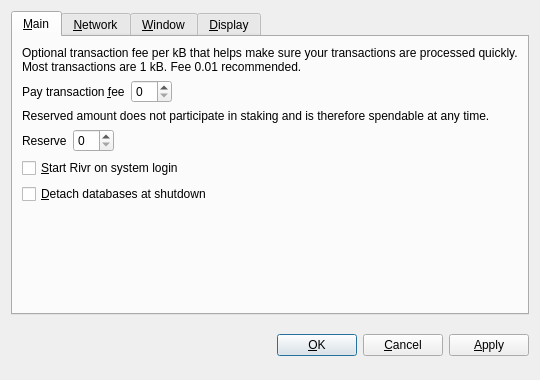
<?xml version="1.0" encoding="UTF-8"?>
<ui version="4.0">
 <class>OptionsDialog</class>
 <widget class="QDialog" name="OptionsDialog">
  <property name="geometry">
   <rect>
    <x>0</x>
    <y>0</y>
    <width>540</width>
    <height>380</height>
   </rect>
  </property>
  <property name="windowTitle">
   <string>Options</string>
  </property>
  <property name="modal">
   <bool>true</bool>
  </property>
  <layout class="QVBoxLayout" name="verticalLayout">
   <item>
    <widget class="QTabWidget" name="tabWidget">
     <property name="tabPosition">
      <enum>QTabWidget::North</enum>
     </property>
     <property name="currentIndex">
      <number>0</number>
     </property>
     <widget class="QWidget" name="tabMain">
      <attribute name="title">
       <string>&amp;Main</string>
      </attribute>
      <layout class="QVBoxLayout" name="verticalLayout_Main">
       <item>
        <widget class="QLabel" name="transactionFeeInfoLabel">
         <property name="text">
          <string>Optional transaction fee per kB that helps make sure your transactions are processed quickly. Most transactions are 1 kB. Fee 0.01 recommended.</string>
         </property>
         <property name="textFormat">
          <enum>Qt::PlainText</enum>
         </property>
         <property name="wordWrap">
          <bool>true</bool>
         </property>
        </widget>
       </item>
       <item>
        <layout class="QHBoxLayout" name="horizontalLayoutFee">
         <item>
          <widget class="QLabel" name="transactionFeeLabel">
           <property name="text">
            <string>Pay transaction &amp;fee</string>
           </property>
           <property name="textFormat">
            <enum>Qt::PlainText</enum>
           </property>
           <property name="buddy">
            <cstring>transactionFee</cstring>
           </property>
          </widget>
         </item>
         <item>
          <widget class="BitcoinAmountField" name="transactionFee"/>
         </item>
         <item>
          <spacer name="horizontalSpacerFee">
           <property name="orientation">
            <enum>Qt::Horizontal</enum>
           </property>
           <property name="sizeHint" stdset="0">
            <size>
             <width>40</width>
             <height>20</height>
            </size>
           </property>
          </spacer>
         </item>
        </layout>
       </item>
       <item>
        <widget class="QLabel" name="reserveBalanceInfoLabel">
         <property name="text">
          <string>Reserved amount does not participate in staking and is therefore spendable at any time.</string>
         </property>
         <property name="textFormat">
          <enum>Qt::PlainText</enum>
         </property>
         <property name="wordWrap">
          <bool>true</bool>
         </property>
        </widget>
       </item>
       <item>
        <layout class="QHBoxLayout" name="horizontalLayoutReserveBalance">
         <item>
          <widget class="QLabel" name="reserveBalanceLabel">
           <property name="text">
            <string>Reserve</string>
           </property>
           <property name="textFormat">
            <enum>Qt::PlainText</enum>
           </property>
           <property name="buddy">
            <cstring>reserveBalance</cstring>
           </property>
          </widget>
         </item>
         <item>
          <widget class="BitcoinAmountField" name="reserveBalance"/>
         </item>
         <item>
          <spacer name="horizontalSpacerReserveBalance">
           <property name="orientation">
            <enum>Qt::Horizontal</enum>
           </property>
           <property name="sizeHint" stdset="0">
            <size>
             <width>40</width>
             <height>20</height>
            </size>
           </property>
          </spacer>
         </item>
        </layout>
       </item>
       <item>
        <widget class="QCheckBox" name="bitcoinAtStartup">
         <property name="toolTip">
          <string>Automatically start Rivr after logging in to the system.</string>
         </property>
         <property name="text">
          <string>&amp;Start Rivr on system login</string>
         </property>
        </widget>
       </item>
       <item>
        <widget class="QCheckBox" name="detachDatabases">
         <property name="toolTip">
          <string>Detach block and address databases at shutdown. This means they can be moved to another data directory, but it slows down shutdown. The wallet is always detached.</string>
         </property>
         <property name="text">
          <string>&amp;Detach databases at shutdown</string>
         </property>
        </widget>
       </item>
       <item>
        <spacer name="verticalSpacer_Main">
         <property name="orientation">
          <enum>Qt::Vertical</enum>
         </property>
         <property name="sizeHint" stdset="0">
          <size>
           <width>20</width>
           <height>40</height>
          </size>
         </property>
        </spacer>
       </item>
      </layout>
     </widget>
     <widget class="QWidget" name="tabNetwork">
      <attribute name="title">
       <string>&amp;Network</string>
      </attribute>
      <layout class="QVBoxLayout" name="verticalLayout_Network">
       <item>
        <widget class="QCheckBox" name="mapPortUpnp">
         <property name="toolTip">
          <string>Automatically open the Rivr client port on the router. This only works when your router supports UPnP and it is enabled.</string>
         </property>
         <property name="text">
          <string>Map port using &amp;UPnP</string>
         </property>
        </widget>
       </item>
       <item>
        <widget class="QCheckBox" name="connectSocks">
         <property name="toolTip">
          <string>Connect to the Rivr network through a SOCKS proxy (e.g. when connecting through Tor).</string>
         </property>
         <property name="text">
          <string>&amp;Connect through SOCKS proxy:</string>
         </property>
        </widget>
       </item>
       <item>
        <layout class="QHBoxLayout" name="horizontalLayout_Network">
         <item>
          <widget class="QLabel" name="proxyIpLabel">
           <property name="text">
            <string>Proxy &amp;IP:</string>
           </property>
           <property name="textFormat">
            <enum>Qt::PlainText</enum>
           </property>
           <property name="buddy">
            <cstring>proxyIp</cstring>
           </property>
          </widget>
         </item>
         <item>
          <widget class="QValidatedLineEdit" name="proxyIp">
           <property name="maximumSize">
            <size>
             <width>140</width>
             <height>16777215</height>
            </size>
           </property>
           <property name="toolTip">
            <string>IP address of the proxy (e.g. 127.0.0.1)</string>
           </property>
          </widget>
         </item>
         <item>
          <widget class="QLabel" name="proxyPortLabel">
           <property name="text">
            <string>&amp;Port:</string>
           </property>
           <property name="textFormat">
            <enum>Qt::PlainText</enum>
           </property>
           <property name="buddy">
            <cstring>proxyPort</cstring>
           </property>
          </widget>
         </item>
         <item>
          <widget class="QLineEdit" name="proxyPort">
           <property name="maximumSize">
            <size>
             <width>55</width>
             <height>16777215</height>
            </size>
           </property>
           <property name="toolTip">
            <string>Port of the proxy (e.g. 9050)</string>
           </property>
          </widget>
         </item>
         <item>
          <widget class="QLabel" name="socksVersionLabel">
           <property name="text">
            <string>SOCKS &amp;Version:</string>
           </property>
           <property name="textFormat">
            <enum>Qt::PlainText</enum>
           </property>
           <property name="buddy">
            <cstring>socksVersion</cstring>
           </property>
          </widget>
         </item>
         <item>
          <widget class="QValueComboBox" name="socksVersion">
           <property name="toolTip">
            <string>SOCKS version of the proxy (e.g. 5)</string>
           </property>
          </widget>
         </item>
         <item>
          <spacer name="horizontalSpacer_Network">
           <property name="orientation">
            <enum>Qt::Horizontal</enum>
           </property>
           <property name="sizeHint" stdset="0">
            <size>
             <width>40</width>
             <height>20</height>
            </size>
           </property>
          </spacer>
         </item>
        </layout>
       </item>
       <item>
        <spacer name="verticalSpacer_Network">
         <property name="orientation">
          <enum>Qt::Vertical</enum>
         </property>
         <property name="sizeHint" stdset="0">
          <size>
           <width>20</width>
           <height>40</height>
          </size>
         </property>
        </spacer>
       </item>
      </layout>
     </widget>
     <widget class="QWidget" name="tabWindow">
      <attribute name="title">
       <string>&amp;Window</string>
      </attribute>
      <layout class="QVBoxLayout" name="verticalLayout_Window">
       <item>
        <widget class="QCheckBox" name="minimizeToTray">
         <property name="toolTip">
          <string>Show only a tray icon after minimizing the window.</string>
         </property>
         <property name="text">
          <string>&amp;Minimize to the tray instead of the taskbar</string>
         </property>
        </widget>
       </item>
       <item>
        <widget class="QCheckBox" name="minimizeOnClose">
         <property name="toolTip">
          <string>Minimize instead of exit the application when the window is closed. When this option is enabled, the application will be closed only after selecting Quit in the menu.</string>
         </property>
         <property name="text">
          <string>M&amp;inimize on close</string>
         </property>
        </widget>
       </item>
       <item>
        <spacer name="verticalSpacer_Window">
         <property name="orientation">
          <enum>Qt::Vertical</enum>
         </property>
         <property name="sizeHint" stdset="0">
          <size>
           <width>20</width>
           <height>40</height>
          </size>
         </property>
        </spacer>
       </item>
      </layout>
     </widget>
     <widget class="QWidget" name="tabDisplay">
      <attribute name="title">
       <string>&amp;Display</string>
      </attribute>
      <layout class="QVBoxLayout" name="verticalLayout_Display">
       <item>
        <layout class="QHBoxLayout" name="horizontalLayout_1_Display">
         <item>
          <widget class="QLabel" name="langLabel">
           <property name="text">
            <string>User Interface &amp;language:</string>
           </property>
           <property name="textFormat">
            <enum>Qt::PlainText</enum>
           </property>
           <property name="buddy">
            <cstring>lang</cstring>
           </property>
          </widget>
         </item>
         <item>
          <widget class="QValueComboBox" name="lang">
           <property name="toolTip">
            <string>The user interface language can be set here. This setting will take effect after restarting Rivr.</string>
           </property>
          </widget>
         </item>
        </layout>
       </item>
       <item>
        <layout class="QHBoxLayout" name="horizontalLayout_2_Display">
         <item>
          <widget class="QLabel" name="unitLabel">
           <property name="text">
            <string>&amp;Unit to show amounts in:</string>
           </property>
           <property name="textFormat">
            <enum>Qt::PlainText</enum>
           </property>
           <property name="buddy">
            <cstring>unit</cstring>
           </property>
          </widget>
         </item>
         <item>
          <widget class="QValueComboBox" name="unit">
           <property name="toolTip">
            <string>Choose the default subdivision unit to show in the interface and when sending coins.</string>
           </property>
          </widget>
         </item>
        </layout>
       </item>
       <item>
        <widget class="QCheckBox" name="displayAddresses">
         <property name="toolTip">
          <string>Whether to show Rivr addresses in the transaction list or not.</string>
         </property>
         <property name="text">
          <string>&amp;Display addresses in transaction list</string>
         </property>
        </widget>
       </item>
       <item>
        <widget class="QCheckBox" name="coinControlFeatures">
         <property name="toolTip">
          <string>Whether to show coin control features or not.</string>
         </property>
         <property name="text">
          <string>Display coin &amp;control features (experts only!)</string>
         </property>
        </widget>
       </item>
       <item>
        <spacer name="verticalSpacer_Display">
         <property name="orientation">
          <enum>Qt::Vertical</enum>
         </property>
         <property name="sizeHint" stdset="0">
          <size>
           <width>20</width>
           <height>40</height>
          </size>
         </property>
        </spacer>
       </item>
      </layout>
     </widget>
    </widget>
   </item>
   <item>
    <layout class="QHBoxLayout" name="horizontalLayout_Buttons">
     <item>
      <spacer name="horizontalSpacer_1">
       <property name="orientation">
        <enum>Qt::Horizontal</enum>
       </property>
       <property name="sizeHint" stdset="0">
        <size>
         <width>40</width>
         <height>48</height>
        </size>
       </property>
      </spacer>
     </item>
     <item>
      <widget class="QLabel" name="statusLabel">
       <property name="font">
        <font>
         <weight>75</weight>
         <bold>true</bold>
        </font>
       </property>
       <property name="text">
        <string/>
       </property>
       <property name="textFormat">
        <enum>Qt::PlainText</enum>
       </property>
       <property name="wordWrap">
        <bool>true</bool>
       </property>
      </widget>
     </item>
     <item>
      <spacer name="horizontalSpacer_2">
       <property name="orientation">
        <enum>Qt::Horizontal</enum>
       </property>
       <property name="sizeHint" stdset="0">
        <size>
         <width>40</width>
         <height>48</height>
        </size>
       </property>
      </spacer>
     </item>
     <item>
      <widget class="QPushButton" name="okButton">
       <property name="text">
        <string>&amp;OK</string>
       </property>
      </widget>
     </item>
     <item>
      <widget class="QPushButton" name="cancelButton">
       <property name="text">
        <string>&amp;Cancel</string>
       </property>
       <property name="autoDefault">
        <bool>false</bool>
       </property>
      </widget>
     </item>
     <item>
      <widget class="QPushButton" name="applyButton">
       <property name="text">
        <string>&amp;Apply</string>
       </property>
       <property name="autoDefault">
        <bool>false</bool>
       </property>
      </widget>
     </item>
    </layout>
   </item>
  </layout>
 </widget>
 <customwidgets>
  <customwidget>
   <class>BitcoinAmountField</class>
   <extends>QSpinBox</extends>
   <header>bitcoinamountfield.h</header>
  </customwidget>
  <customwidget>
   <class>QValueComboBox</class>
   <extends>QComboBox</extends>
   <header>qvaluecombobox.h</header>
  </customwidget>
  <customwidget>
   <class>QValidatedLineEdit</class>
   <extends>QLineEdit</extends>
   <header>qvalidatedlineedit.h</header>
  </customwidget>
 </customwidgets>
 <resources/>
 <connections/>
</ui>
